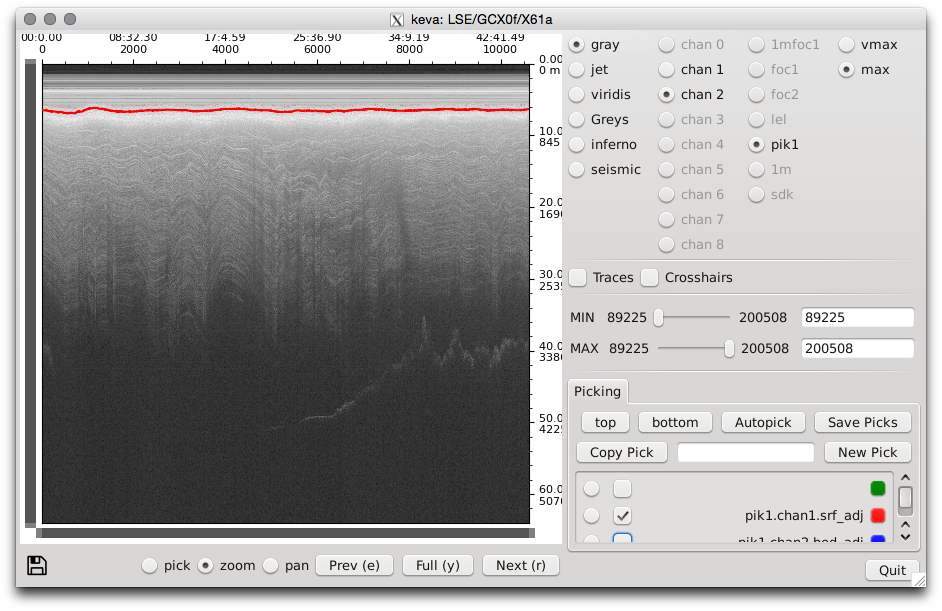
#> input picture imgproc/radarfigure/screenshots/LSE-GCX0f-X61.png, 942 x 611 px
$ python crop.py   (older library calls are emulated)
#> lines starting #> are read from the running program, lines starting #| are printed output that depends on the picture
'''
This is a simple script to crop screenshots of radar images
and convert them to an array of pixel intensities
'''


import matplotlib.pylab as plt
import numpy as np
from scipy.misc import imread
from PIL import Image
import sys
import os
import os.path

def mylistdir(directory):
    """A specialized version of os.listdir() that ignores files that
    start with a leading period."""
    filelist = os.listdir(directory)
    return [x for x in filelist
            if not (x.startswith('.'))]


if __name__ == '__main__':
    path = 'radarfigure/screenshots'
    for transect_name in mylistdir(path):
        transect_renamed = transect_name.replace(':', '-')
        os.rename(os.path.join(path, transect_name), os.path.join(path, transect_renamed))
        # imread reads an image as an array of pixels
        im = imread('radarfigure/screenshots/{}'.format(transect_renamed), flatten=True)[67:522, 43:529]
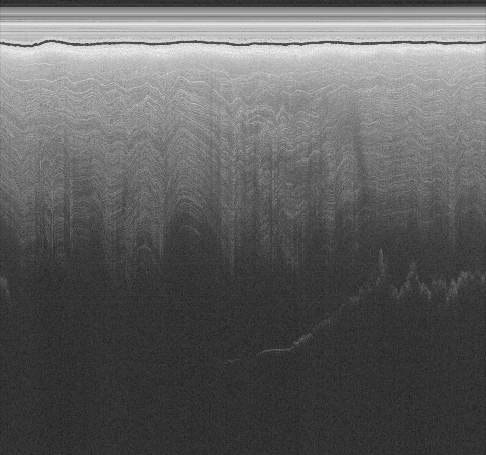
#> im: shape (455, 486) float32; min 22, max 245, mean 95.5


        np.savetxt('radarfigure/data/srf_picked/{}.txt'.format(transect_renamed), im)
#> pass 2 of the loop `for transect_name in mylistdir(path):`:
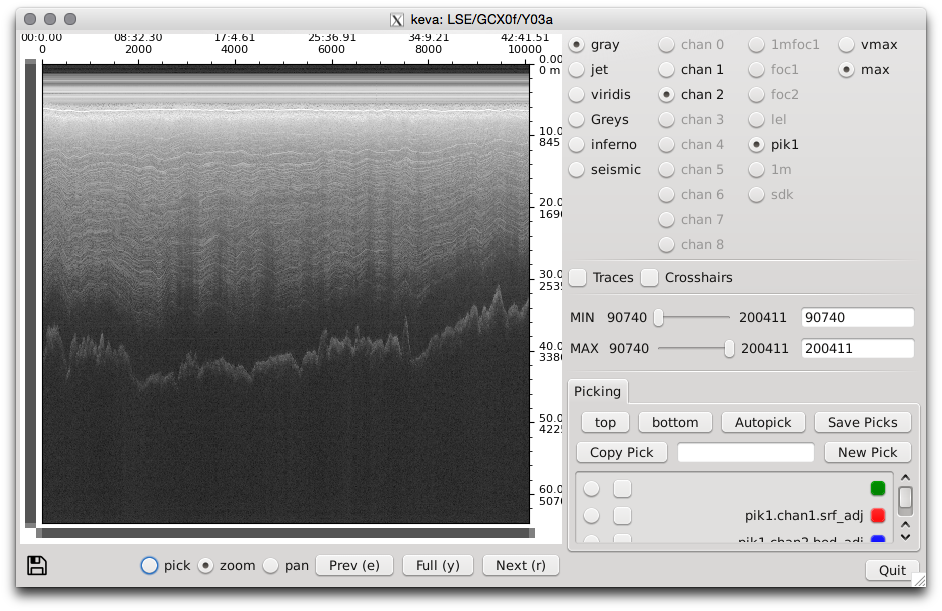
#> input picture imgproc/radarfigure/screenshots/LSE-GCX0f-Y03a.png, 942 x 611 px
#> `im = imread('radarfigure/screenshots/{}'.format(transect_renamed), fla..`:
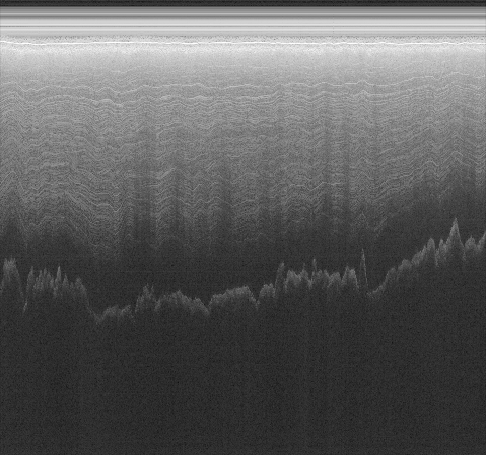
#> im: shape (455, 486) float32; min 14, max 255, mean 93.8
